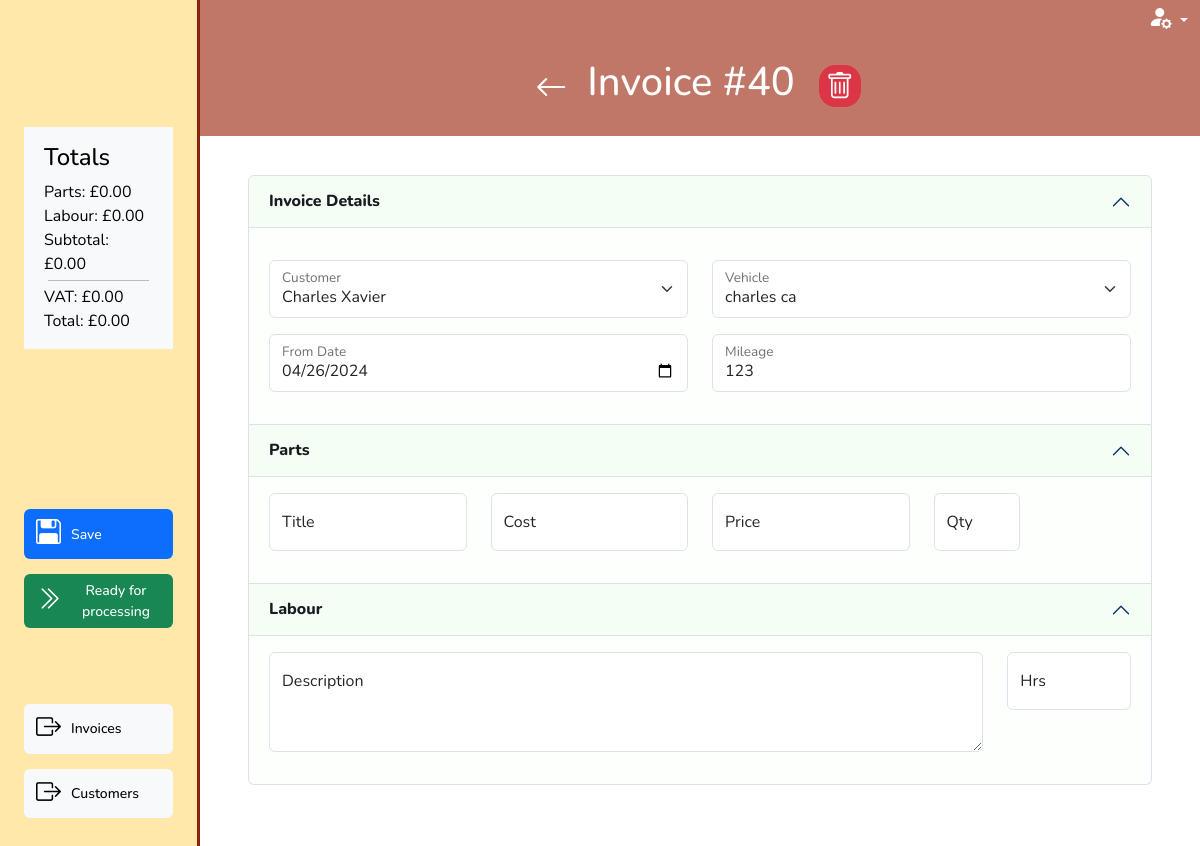
The page /invoices/invoice_select/d8f1dfb30339 on the database as committed earlier.
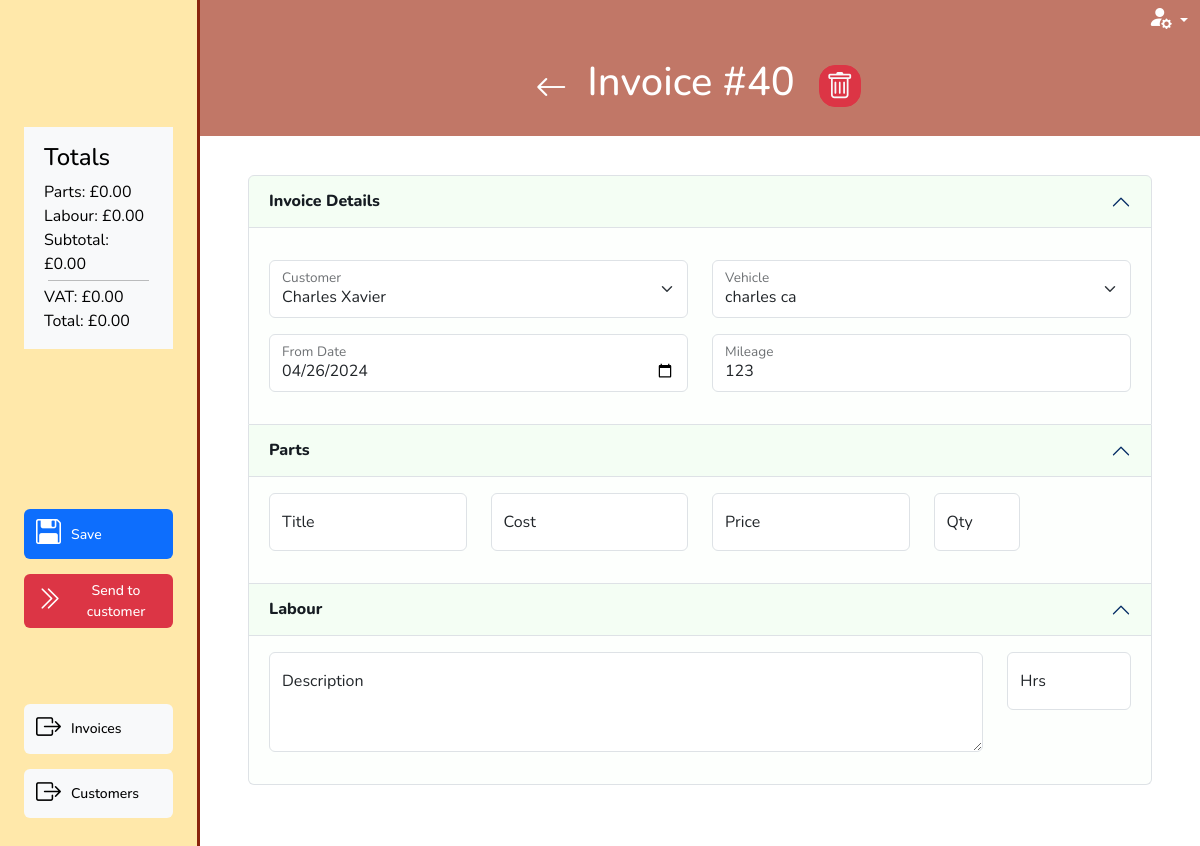
The same page on the database as committed later.
### invoice/views.py (the view)
# urls.py: path('invoice_select/<slug:slug>', views.invoice_summary, name='invoice_summary'),
def invoice_summary(request, slug):
    invoice = get_object_or_404(Invoice, slug=slug)
    labour = Labour.objects.filter(invoice=invoice.id)
    parts = Part.objects.filter(invoice=invoice.id)
    if request.method == 'POST':
        invoice_details_form = InvoiceForm(request.POST, request.FILES, instance=invoice)
        part_formset = PartFormSet(request.POST, queryset=parts, instance=invoice, prefix='parts')
        labour_formset = LabourFormSet(request.POST, queryset=labour, instance=invoice, prefix='labour')
        if invoice_details_form.is_valid() and part_formset.is_valid() and labour_formset.is_valid():
            invoice_details = invoice_details_form.save()
            part_instances = part_formset.save(commit=False)
            for form in part_formset:
                if form.cleaned_data.get('DELETE'):
                    instance=form.instance
                    instance.delete()
                else:
                    form.save()
            labour_instances = labour_formset.save(commit=False)
            for form in labour_formset:
                if form.cleaned_data.get('DELETE'):
                    instance=form.instance
                    instance.delete()
                else:
                    form.save()
            messages.success(request, 'Parts changes saved successfully.')
            return redirect('invoice_summary', slug=slug)
        else:
            messages.error(request, 'Form validation failed. Please check your input.')
            return redirect(reverse('invoice_summary', args=[invoice.slug]))
    else:
        invoice_details_form = InvoiceForm(instance=invoice)
        part_formset = PartFormSet(queryset=parts, instance=invoice, prefix='parts')
        part_formset.helper = BasePartFormSetHelper()
        labour_formset = LabourFormSet(queryset=labour, instance=invoice, prefix='labour')
        labour_formset.helper = BaseLabourFormSetHelper()
    status_class_map = {
        1: 'light',
        2: 'success',
        3: 'warning',
        4: 'danger',
        5: 'light'
    }
    context = {
        'item': invoice,
        'previous_url': 'invoice_list',
        'part_formset': part_formset,
        'labour_formset': labour_formset,
        'parts_list': parts,
        'labour_list': labour,
        'edit_invoice_form': invoice_details_form,
        'status_class_map': status_class_map,
        'available_status_map': available_status_full_dict_map
    }
    return render(request, 'invoice/invoice_summary.html', context)

### customer/models.py (called while the page is built)
    def __str__(self):
        return self.name

    def __str__(self):
        return self.registration

### invoice/context_processors.py (called while the page is built)
def user_creds(request):
    return {
        'Mechanic': request.user.groups.filter(name='Mechanic').exists(),
        'Accounts': request.user.groups.filter(name='Accounts').exists(),
        'Foreman': request.user.groups.filter(name='Foreman').exists(),
    }

### invoice/forms.py (called while the page is built, shortened)
def add_or_edit_modal(slug, type, layout):
    if slug:
        layout
    return  layout

    def create_option(self, name, value, label, selected, index, subindex=None, attrs=None):
        option = super().create_option(
            name, value, label, selected, index, subindex=subindex, attrs=attrs)
        try:
            instance = self.choices.queryset.get(pk=value.value)
            option_fk = instance.customer.id
            if option_fk:
                option['attrs']['class'] = option_fk
        except:
            option['attrs']['class'] = 'no_customer'
        return option

### invoice/templatetags/custom_tags.py (called while the page is built)
@register.filter
def get_dict_value(key_to_search, dict):
    return dict.get(key_to_search, {})

### invoice/templates/invoice/invoice_summary.html (shortened to what the changed rows need)
{% extends "base_dashboard.html" %}
{% load static %}
{% load crispy_forms_tags %}
{% load custom_tags %}
{% block css %}
{{block.super}}
<link rel="stylesheet" href="{% static 'invoice/css/invoice.css' %}">
{% endblock %}
{% block page_heading %}Invoice #{{item.id}}{% endblock %}
{% block side_menu_action_items %}
<form action="{% url 'invoice_list' %}" method="POST" id="invoice_change_status">
    {% with available_status=item.status|get_dict_value:available_status_map %}
        {% for key, desc in available_status.items %}
            {% if key < item.status %}
            {% else %}
            <button type="submit" name="status" value="{{key}}"
                class="btn btn-{{ item.status|get_dict_value:status_class_map }} side-menu-link">
                <i class="bi bi-chevron-double-right"></i>{{desc}}
            </button>
            {% endif %}
        {% endfor %}
    {% endwith %}
</form>
{% endblock side_menu_action_items %}
{% block dashboard_content %}
{% if item.status < 5 %}
<div class="invoice-container mb-5">
    <div class="accordion mb-4" id="invoice-accordion">
        <form action="{% url 'invoice_summary' item.slug %}" method="POST" id="invoice-form">
            <div class="accordion-item">
                <h2 class="accordion-header">
                    <button class="accordion-button" type="button" data-bs-toggle="collapse"
                        data-bs-target="#invoice-accordion-collapseOne" aria-expanded="true"
                        aria-controls="invoice-accordion-collapseOne">
                        Invoice Details
                    </button>
                </h2>
            </div>
            <div class="accordion-item">
                <h2 class="accordion-header">
                    <button class="accordion-button" type="button" data-bs-toggle="collapse"
                        data-bs-target="#panelsStayOpen-collapseTwo" aria-expanded="true"
                        aria-controls="panelsStayOpen-collapseTwo">
                        Parts
                    </button>
                </h2>
            </div>
            <div class="accordion-item">
                <h2 class="accordion-header">
                    <button class="accordion-button" type="button" data-bs-toggle="collapse"
                        data-bs-target="#panelsStayOpen-collapseThree" aria-expanded="false"
                        aria-controls="panelsStayOpen-collapseThree">
                        Labour
                    </button>
                </h2>
            </div>
        </form>
    </div>
</div>
{% endif %}
{% endblock %}

Rows that differ between the two databases and show on the page:
changed Invoice "charles ca": status 2 → 4 (drawn)
Other text that changed with them:
new list line: "Send to customer"
list line gone: "Ready for processing"
